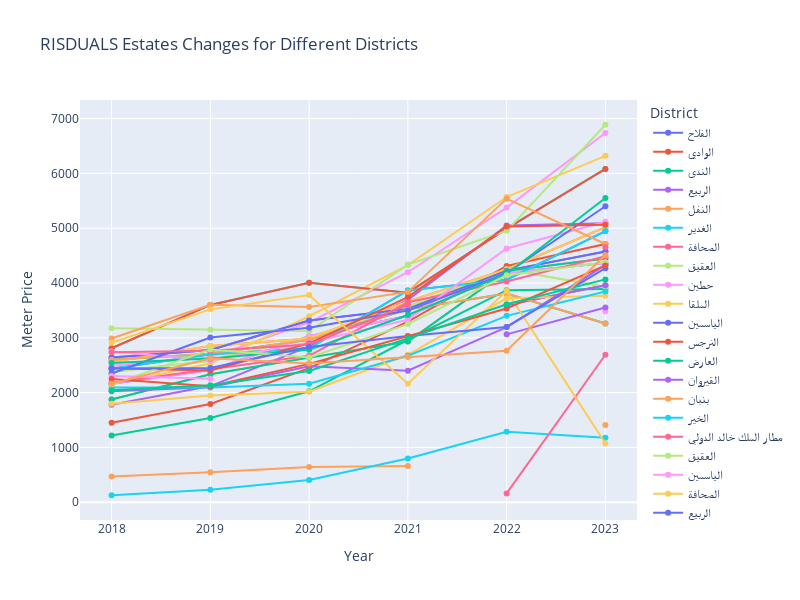

Source (notebook cell):
### Code cell
fig = go.Figure()
lis=north
for district in lis:
    district_data = land_mean[land_mean['district_ar'] == district]
    if not district_data.empty:
        fig.add_trace(go.Scatter(x=district_data.columns[1:], y=district_data.values[0][1:], mode='lines+markers', name=district))

fig.update_layout(
    title='RISDUALS Estates Changes for Different Districts ',
    xaxis_title='Year',
    yaxis_title='Meter Price',
    legend_title='District',
    width=800,
    height=600
)
fig.show()

### Figure 1 — Plotly figure (JSON) as saved in the notebook; plotly's stock layout.template omitted (floating-point values rounded to 4 significant figures)
{"data": [{"mode": "lines+markers", "name": "الفلاح", "type": "scatter", "x": [2018, 2019, 2020, 2021, 2022, 2023], "y": [2435.0, 2702.0, 2808.0, 3865.0, 4058.0, 4947.0]}, {"mode": "lines+markers", "name": "الوادي", "type": "scatter", "x": [2018, 2019, 2020, 2021, 2022, 2023], "y": [null, null, null, null, 3600.0, 3958.0]}, {"mode": "lines+markers", "name": "الندى", "type": "scatter", "x": [2018, 2019, 2020, 2021, 2022, 2023], "y": [2598.0, 2708.0, 2963.0, 3519.0, 3808.0, 3261.0]}, {"mode": "lines+markers", "name": "الربيع", "type": "scatter", "x": [2018, 2019, 2020, 2021, 2022, 2023], "y": [2638.0, 2778.0, 3314.0, 3527.0, 4225.0, 4572.0]}, {"mode": "lines+markers", "name": "النفل", "type": "scatter", "x": [2018, 2019, 2020, 2021, 2022, 2023], "y": [1876.0, 2333.0, 2638.0, 2932.0, 4221.0, 4446.0]}, {"mode": "lines+markers", "name": "الغدير", "type": "scatter", "x": [2018, 2019, 2020, 2021, 2022, 2023], "y": [2808.0, 3600.0, 4003.0, 3823.0, 4990.0, 6081.0]}, {"mode": "lines+markers", "name": "الصحافة", "type": "scatter", "x": [2018, 2019, 2020, 2021, 2022, 2023], "y": [2557.0, 2852.0, 2989.0, 3664.0, 4251.0, 5019.0]}, {"mode": "lines+markers", "name": "العقيق", "type": "scatter", "x": [2018, 2019, 2020, 2021, 2022, 2023], "y": [2377.0, 2582.0, 3014.0, 3570.0, 4249.0, 3927.0]}, {"mode": "lines+markers", "name": "حطين", "type": "scatter", "x": [2018, 2019, 2020, 2021, 2022, 2023], "y": [2488.0, 2643.0, 3279.0, 4196.0, 5375.0, 6735.0]}, {"mode": "lines+markers", "name": "الملقا", "type": "scatter", "x": [2018, 2019, 2020, 2021, 2022, 2023], "y": [2152.0, 2530.0, 3393.0, 4326.0, 5568.0, 6320.0]}, {"mode": "lines+markers", "name": "الياسمين", "type": "scatter", "x": [2018, 2019, 2020, 2021, 2022, 2023], "y": [2162.0, 2410.0, 3028.0, 3399.0, 4184.0, 4365.0]}, {"mode": "lines+markers", "name": "النرجس", "type": "scatter", "x": [2018, 2019, 2020, 2021, 2022, 2023], "y": [1450.0, 1793.0, 2447.0, 3296.0, 4311.0, 4710.0]}, {"mode": "lines+markers", "name": "العارض", "type": "scatter", "x": [2018, 2019, 2020, 2021, 2022, 2023], "y": [1219.0, 1536.0, 2024.0, 2964.0, 3869.0, 3892.0]}, {"mode": "lines+markers", "name": "القيروان", "type": "scatter", "x": [2018, 2019, 2020, 2021, 2022, 2023], "y": [1777.0, 2119.0, 2844.0, 3692.0, 5049.0, 5090.0]}, {"mode": "lines+markers", "name": "بنبان", "type": "scatter", "x": [2018, 2019, 2020, 2021, 2022, 2023], "y": [470.6, 548.4, 640.5, 662.9, null, 1410.0]}, {"mode": "lines+markers", "name": "الخير", "type": "scatter", "x": [2018, 2019, 2020, 2021, 2022, 2023], "y": [127.3, 229.3, 406.4, 798.1, 1285.0, 1175.0]}, {"mode": "lines+markers", "name": "مطار الملك خالد الدولي", "type": "scatter", "x": [2018, 2019, 2020, 2021, 2022, 2023], "y": [null, null, null, null, 161.0, 2690.0]}, {"mode": "lines+markers", "name": "العقيق", "type": "scatter", "x": [2018, 2019, 2020, 2021, 2022, 2023], "y": [2377.0, 2582.0, 3014.0, 3570.0, 4249.0, 3927.0]}, {"mode": "lines+markers", "name": "الياسمين", "type": "scatter", "x": [2018, 2019, 2020, 2021, 2022, 2023], "y": [2162.0, 2410.0, 3028.0, 3399.0, 4184.0, 4365.0]}, {"mode": "lines+markers", "name": "الصحافة", "type": "scatter", "x": [2018, 2019, 2020, 2021, 2022, 2023], "y": [2557.0, 2852.0, 2989.0, 3664.0, 4251.0, 5019.0]}, {"mode": "lines+markers", "name": "الربيع", "type": "scatter", "x": [2018, 2019, 2020, 2021, 2022, 2023], "y": [2638.0, 2778.0, 3314.0, 3527.0, 4225.0, 4572.0]}, {"mode": "lines+markers", "name": "الغدير", "type": "scatter", "x": [2018, 2019, 2020, 2021, 2022, 2023], "y": [2808.0, 3600.0, 4003.0, 3823.0, 4990.0, 6081.0]}, {"mode": "lines+markers", "name": "النفل", "type": "scatter", "x": [2018, 2019, 2020, 2021, 2022, 2023], "y": [1876.0, 2333.0, 2638.0, 2932.0, 4221.0, 4446.0]}, {"mode": "lines+markers", "name": "الوادي", "type": "scatter", "x": [2018, 2019, 2020, 2021, 2022, 2023], "y": [null, null, null, null, 3600.0, 3958.0]}, {"mode": "lines+markers", "name": "الندى", "type": "scatter", "x": [2018, 2019, 2020, 2021, 2022, 2023], "y": [2598.0, 2708.0, 2963.0, 3519.0, 3808.0, 3261.0]}, {"mode": "lines+markers", "name": "الفلاح", "type": "scatter", "x": [2018, 2019, 2020, 2021, 2022, 2023], "y": [2435.0, 2702.0, 2808.0, 3865.0, 4058.0, 4947.0]}, {"mode": "lines+markers", "name": "الإزدهار", "type": "scatter", "x": [2018, 2019, 2020, 2021, 2022, 2023], "y": [2180.0, 2420.0, 2670.0, 3648.0, 4026.0, 4486.0]}, {"mode": "lines+markers", "name": "النخيل", "type": "scatter", "x": [2018, 2019, 2020, 2021, 2022, 2023], "y": [3174.0, 3148.0, 3122.0, 4336.0, 4952.0, 6887.0]}, {"mode": "lines+markers", "name": "المروج", "type": "scatter", "x": [2018, 2019, 2020, 2021, 2022, 2023], "y": [2748.0, 2586.0, 2913.0, 3328.0, 4630.0, 5118.0]}, {"mode": "lines+markers", "name": "المصيف", "type": "scatter", "x": [2018, 2019, 2020, 2021, 2022, 2023], "y": [1797.0, 1948.0, 2015.0, 2690.0, 3720.0, 3769.0]}, {"mode": "lines+markers", "name": "التعاون", "type": "scatter", "x": [2018, 2019, 2020, 2021, 2022, 2023], "y": [2348.0, 3006.0, 3183.0, 3496.0, 4179.0, 5400.0]}, {"mode": "lines+markers", "name": "مغرزات", "type": "scatter", "x": [2018, 2019, 2020, 2021, 2022, 2023], "y": [2443.0, 2404.0, 2898.0, 3743.0, 5032.0, 5062.0]}, {"mode": "lines+markers", "name": "النزهة", "type": "scatter", "x": [2018, 2019, 2020, 2021, 2022, 2023], "y": [2538.0, 2622.0, 2780.0, 3416.0, 4165.0, 5550.0]}, {"mode": "lines+markers", "name": "المرسلات", "type": "scatter", "x": [2018, 2019, 2020, 2021, 2022, 2023], "y": [2026.0, 2100.0, 2483.0, 2399.0, 3195.0, 4331.0]}, {"mode": "lines+markers", "name": "المحمدية", "type": "scatter", "x": [2018, 2019, 2020, 2021, 2022, 2023], "y": [2987.0, 3604.0, 3562.0, 3837.0, 5539.0, 4711.0]}, {"mode": "lines+markers", "name": "الملك فهد", "type": "scatter", "x": [2018, 2019, 2020, 2021, 2022, 2023], "y": [2091.0, 2092.0, 2163.0, 2673.0, 3400.0, 3844.0]}, {"mode": "lines+markers", "name": "الرحمانية", "type": "scatter", "x": [2018, 2019, 2020, 2021, 2022, 2023], "y": [2735.0, 2765.0, 2878.0, 3601.0, null, 4653.0]}, {"mode": "lines+markers", "name": "الورود", "type": "scatter", "x": [2018, 2019, 2020, 2021, 2022, 2023], "y": [2143.0, 2788.0, 2641.0, 3250.0, 4140.0, 4378.0]}, {"mode": "lines+markers", "name": "الرائد", "type": "scatter", "x": [2018, 2019, 2020, 2021, 2022, 2023], "y": [2302.0, 2255.0, null, null, null, 3482.0]}, {"mode": "lines+markers", "name": "الخزامى", "type": "scatter", "x": [2018, 2019, 2020, 2021, 2022, 2023], "y": [2909.0, 3518.0, 3782.0, 2161.0, 3859.0, 1070.0]}, {"mode": "lines+markers", "name": "الملك عبدالله", "type": "scatter", "x": [2018, 2019, 2020, 2021, 2022, 2023], "y": [2438.0, 2448.0, 2833.0, 3034.0, 3198.0, 4269.0]}, {"mode": "lines+markers", "name": "السليمانية", "type": "scatter", "x": [2018, 2019, 2020, 2021, 2022, 2023], "y": [2250.0, 2116.0, 2524.0, 3022.0, 3535.0, 4320.0]}, {"mode": "lines+markers", "name": "العليا", "type": "scatter", "x": [2018, 2019, 2020, 2021, 2022, 2023], "y": [2043.0, 2135.0, 2394.0, 2990.0, 3610.0, 4065.0]}, {"mode": "lines+markers", "name": "أم الحمام الشرقي", "type": "scatter", "x": [2018, 2019, 2020, 2021, 2022, 2023], "y": [null, null, null, null, 3062.0, 3554.0]}, {"mode": "lines+markers", "name": "المعذر", "type": "scatter", "x": [2018, 2019, 2020, 2021, 2022, 2023], "y": [2162.0, 2628.0, 2531.0, 2648.0, 2765.0, 4509.0]}], "layout": {"height": 600, "legend": {"title": {"text": "District"}}, "title": {"text": "RISDUALS Estates Changes for Different Districts "}, "width": 800, "xaxis": {"title": {"text": "Year"}}, "yaxis": {"title": {"text": "Meter Price"}}}}
